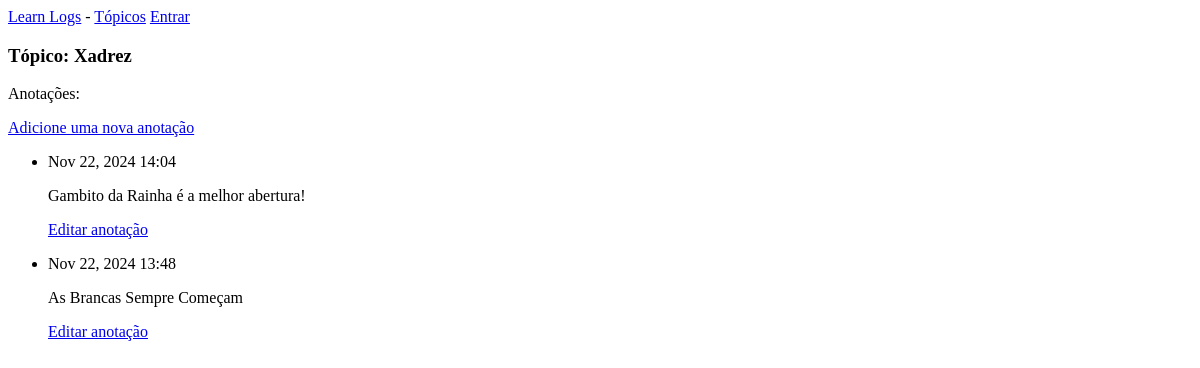
/topics/6/, run on an earlier commit of the app's database.
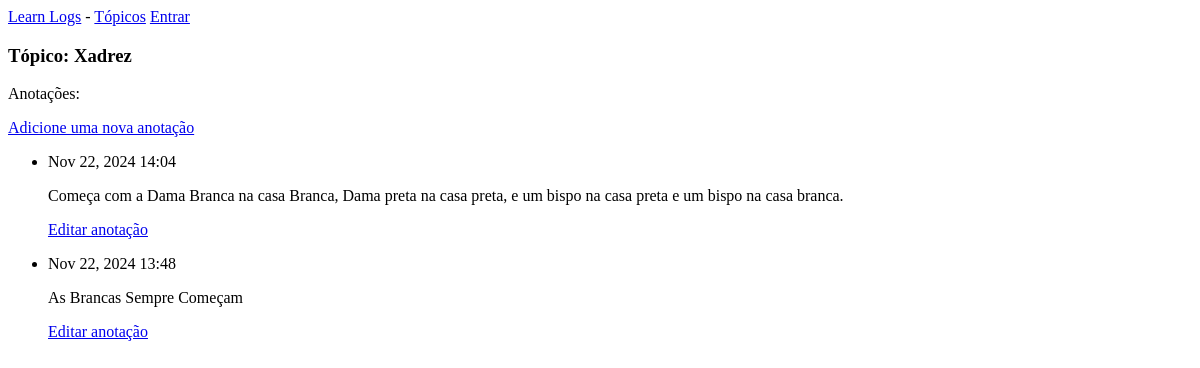
And on a later commit of the database.
### learn_logs/models.py (models this page shows, shortened)
class Topic(models.Model):
    text = models.CharField(max_length=200)
    date_added = models.DateTimeField(auto_now_add=True)
    def __str__(self):
        return self.text

class Entry(models.Model):
    topic = models.ForeignKey(Topic, on_delete=models.CASCADE)
    text = models.TextField()
    date_added = models.DateTimeField(auto_now_add=True)
    class Meta:
        verbose_name_plural = 'entries'

### learn_logs/views.py (the view)
# urls.py: path('topics/<topic_id>/', views.topic, name='topic'),
def topic(request, topic_id):
    topic = Topic.objects.get(id=topic_id)
    entries = topic.entry_set.order_by('-date_added')
    context = {'topic': topic, 'entries': entries}
    return render(request, 'learn_logs/topic.html', context)

### Login diferente/learn_logs/templates/learn_logs/topic.html
{% extends 'learn_logs/base.html' %}
{% block content %}
  <h3>Tópico: {{ topic }}</h3>
  <p>Anotações:</p>
  <p>
    <a href="{% url 'new_entry' topic.id %}">Adicione uma nova anotação</a>
  </p>
  <ul>
    {% for entry in entries %}
      <li>
        <p>{{ entry.date_added|date:'M d, Y H:i' }}</p>
        <p>{{ entry.text|linebreaks }}</p>
        <p>
          <a href="{% url 'edit_entry' entry.id %}">Editar anotação</a>
        </p>
      </li>
    {% empty %}
      <li>Não Há Registro</li>
    {% endfor %}
  </ul>
{% endblock %}

### Login diferente/learn_logs/templates/learn_logs/base.html
<p>
  <a href="{% url 'index' %}">Learn Logs</a> -
  <a href="{% url 'topics' %}">Tópicos</a>
  {% if user.is_authenticated %}
    Olá, {{ user.name }}
  {% else %}
    <a href="{% url 'login' %}">Entrar</a>
  {% endif %}
</p>
{% block content %}
{% endblock %}

What changed in the data, as far as the page shows it:
changed Entry: text "Gambito da Rainha é a melhor abertura!" → "Começa com a Dama Branca na casa Branca, Dama preta na casa preta, e um bispo na casa preta e um bispo na casa branca."
